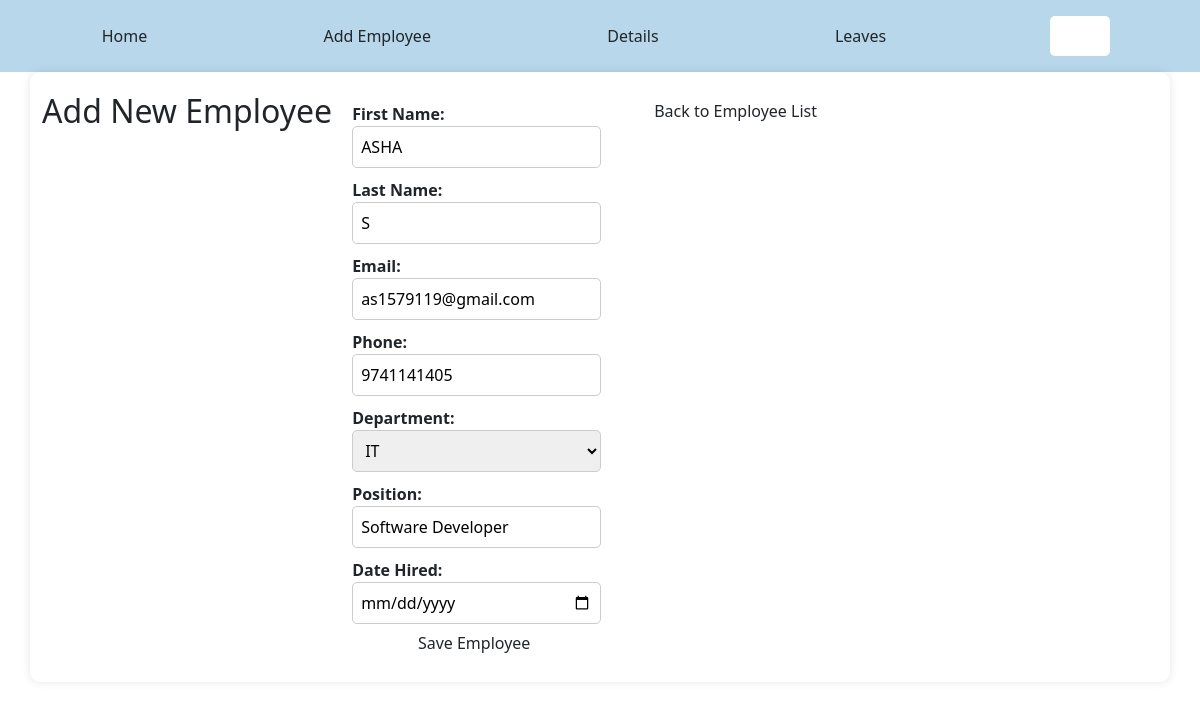
Screenshot of /edit/1 with the database file from the repository.
### home/models.py (models this page shows, shortened)
class Employee(models.Model):
    first_name = models.CharField(max_length=100)
    last_name = models.CharField(max_length=100)
    email = models.EmailField(unique=True)
    phone = models.CharField(max_length=15, null=True)
    department = models.ForeignKey(Department, on_delete=models.CASCADE)
    position = models.CharField(max_length=100)
    date_hired = models.DateField()

### home/views.py (the view, shortened to what this page needs)
# urls.py: path('edit/<int:id>',views.edit_emp,name='edit'),
def edit_emp(request,id):
    try:
        employee = Employee.objects.get(id=id)
        departments = Department.objects.all()  # Retrieve all employee
    except:
        return HttpResponse('404 : Employee Not Found')
    return render(request, 'edit.html', {'employee': employee, 'departments':departments})

### home/templates/edit.html
{% extends 'main.html' %}
{% block content %}
{% include 'form.html' %}
{% endblock content %}

### home/templates/form.html (shortened to what this page needs)
{% block content %}
<div class="container">
    <h2>Add New Employee</h2>
    <form method="post">
        <label for="first_name">First Name:</label>
        <input type="text" id="first_name" name="first_name" value="{{employee.first_name}}" required >
        <label for="last_name">Last Name:</label>
        <input type="text" id="last_name" name="last_name" value="{{employee.last_name}}" required >
        <label for="email">Email:</label>
        <input type="email" id="email" name="email" required value="{{employee.email}}">
        <label for="phone">Phone:</label>
        <input type="text" id="phone" name="phone" value="{{employee.phone}}">
        <label for="department">Department:</label>
        <select id="department" name="department">
            {% for department in departments %}
                <option value="{{ department.id }}">{{department.dname}}</option>
            {% endfor %}
        </select>
        <label for="position">Position:</label>
        <input type="text" id="position" name="position" required value="{{employee.position}}">
        <label for="date_hired">Date Hired:</label>
        <input type="date" id="date_hired" name="date_hired" required value="{{employee.date_hired}}">
        <button type="submit" class="btn">Save Employee</button>
    </form>
    <br>
    <a href="{% url 'detail' %}" class="btn">Back to Employee List</a>
</div>
{% endblock content %}

### home/static/style.css (style rules this page uses)
* { box-sizing: border-box; margin: 0; padding: 0; }
body { font-family: Arial, sans-serif; line-height: 1.6; color: #333; background-color: #f9f9f9; }
body { font-family: Arial, sans-serif; background-color: #f4f4f4; margin: 20px; padding: 0; }
.container { width: 100%; margin: auto; background: #fff; padding: 20px; border-radius: 10px; box-shadow: 0px 0px 10px rgba(0, 0, 0, 0.1); overflow-x: auto; }
.btn, .btn-delete { text-decoration: none; padding: 8px 12px; border-radius: 5px; font-size: 14px; margin-right: 5px; display: inline-block; text-align: center; transition: 0.3s; }
.btn { background: #28a745; color: white; border: none; }
.container { width: 80%; margin: auto; background: #fff; padding: 20px; border-radius: 10px; box-shadow: 0px 0px 10px rgba(0, 0, 0, 0.1); }
h2 { text-align: center; }
form { display: flex; flex-direction: column; }
label { font-weight: bold; margin-top: 10px; }
input, select { padding: 8px; margin-top: 5px; border-radius: 5px; border: 1px solid #ccc; }
button { background: #007bff; color: white; padding: 10px; margin-top: 20px; border: none; border-radius: 5px; cursor: pointer; }

### home/templates/main.html (style rules this page uses)
.container { display: flex; flex-wrap: wrap; justify-content: center; gap: 20px; padding: 20px; }
@media (min-width: 600px) { .container { justify-content: flex-start; } }

### rows the page displays
Employee: first_name "ASHA", last_name "S", email "as1579119@gmail.com", phone "9741141405", position "Software Developer"

### other values shown
form field department "IT"
